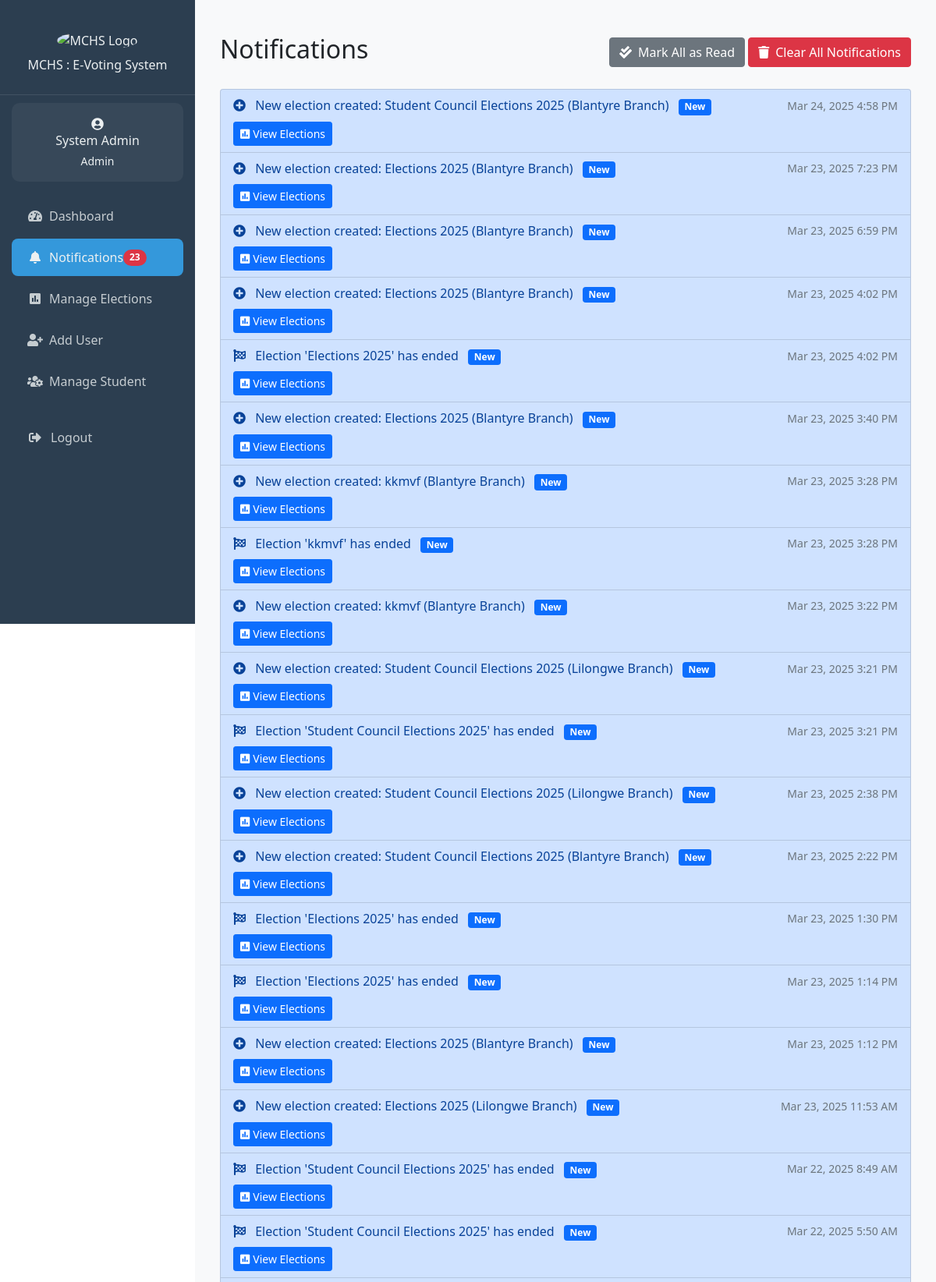
/admin/notifications.php (signed in, upper part), run on the app's committed database.
### tables this page shows
CREATE TABLE IF NOT EXISTS `users` (
  `id` int NOT NULL AUTO_INCREMENT,
  `name` varchar(100) NOT NULL,
  `email` varchar(100) NOT NULL,
  `student_number` varchar(20) DEFAULT NULL,
  `branch` varchar(50) DEFAULT NULL,
  `year_of_study` varchar(20) DEFAULT NULL,
  `password_hash` varchar(255) NOT NULL,
  `role` enum('student','admin','candidate') NOT NULL DEFAULT 'student',
  `created_at` timestamp NULL DEFAULT CURRENT_TIMESTAMP,
  `updated_at` timestamp NULL DEFAULT CURRENT_TIMESTAMP ON UPDATE CURRENT_TIMESTAMP,
  PRIMARY KEY (`id`),
  UNIQUE KEY `email` (`email`),
  UNIQUE KEY `student_number` (`student_number`)
);

CREATE TABLE IF NOT EXISTS `notifications` (
  `id` int NOT NULL AUTO_INCREMENT,
  `type` enum('new_candidate','election_request','new_vote','election_ended','new_election','election_started') NOT NULL,
  `message` text NOT NULL,
  `reference_id` int DEFAULT NULL,
  `reference_type` varchar(50) DEFAULT NULL,
  `is_read` tinyint(1) DEFAULT '0',
  `created_at` timestamp NULL DEFAULT CURRENT_TIMESTAMP,
  `user_id` int DEFAULT NULL,
  PRIMARY KEY (`id`),
  KEY `type` (`type`),
  KEY `is_read` (`is_read`)
);

### includes/notifications.php (called while the page is built, shortened)
<?php
if (!function_exists('get_unread_notifications_count')) {
    function get_unread_notifications_count($conn, $user_id = null) {
        try {
            $sql = "SELECT COUNT(*) FROM notifications WHERE is_read = FALSE";
            $params = [];
            $stmt = $conn->prepare($sql);
            $stmt->execute($params);
            return (int) $stmt->fetchColumn();
        } catch (PDOException $e) {
            error_log("Error getting unread notifications count: " . $e->getMessage());
            return 0;
        }
    }
}

### admin/notifications.php (the view, shortened to what this page needs)
<?php
require_once '../includes/header.php';
require_once '../includes/notifications.php';
$stmt = $conn->prepare("
    SELECT * FROM notifications
    ORDER BY created_at DESC
    LIMIT 50
");
$stmt->execute();
$notifications = $stmt->fetchAll();
?>
<div class="container py-4">
    <div class="d-flex justify-content-between align-items-center mb-4">
        <h2>Notifications</h2>
        <div>
            <?php if (count($notifications) > 0): ?>
                <form method="POST" class="d-inline">
                    <button type="submit" class="btn btn-secondary">
                        <i class="fas fa-check-double me-2"></i>Mark All as Read
                    </button>
                </form>
            <?php endif; ?>
            <form method="POST" class="d-inline">
                <button type="submit" class="btn btn-danger">
                    <i class="fas fa-trash me-2"></i>Clear All Notifications
                </button>
            </form>
        </div>
    </div>
    <?php if (empty($notifications)): ?>
        <div class="alert alert-info">
            <i class="fas fa-info-circle me-2"></i>No notifications to display.
        </div>
    <?php else: ?>
        <div class="list-group">
            <?php foreach ($notifications as $notification): ?>
                <div class="list-group-item <?php echo !$notification['is_read'] ? 'list-group-item-primary' : ''; ?>">
                    <div class="d-flex w-100 justify-content-between align-items-center">
                        <div>
                            <?php
                            $icon = 'bell';
                            switch($notification['type']) {
                                case 'election_ended':
                                    $icon = 'flag-checkered';
                                    break;
                                case 'new_election':
                                    $icon = 'plus-circle';
                                    break;
                            }
                            ?>
                            <i class="fas fa-<?php echo $icon; ?> me-2"></i>
                            <?php echo htmlspecialchars($notification['message']); ?>
                            <?php if (!$notification['is_read']): ?>
                                <span class="badge bg-primary ms-2">New</span>
                            <?php endif; ?>
                        </div>
                        <small class="text-muted">
                            <?php echo date('M j, Y g:i A', strtotime($notification['created_at'])); ?>
                        </small>
                    </div>
                    <?php if ($notification['reference_id']): ?>
                        <div class="mt-2">
                            <?php
                            switch($notification['type']) {
                                case 'new_election':
                                case 'election_ended':
                                    echo '<a href="manage_elections.php" class="btn btn-sm btn-primary">
                                        <i class="fas fa-poll me-1"></i>View Elections
                                    </a>';
                                    break;
                            }
                            ?>
                        </div>
                    <?php endif; ?>
                </div>
            <?php endforeach; ?>
        </div>
    <?php endif; ?>
</div>
<?php require_once '../includes/footer.php'; ?>

### includes/sidebar-content.php (shortened to what this page needs)
<div class="sidebar-header">
  <img src="https://mchs.mw/img/mchs_logo.png" alt="MCHS Logo" class="img-fluid" style="width: 50%;">
  <h6 class="mt-0">MCHS : E-Voting System</h6>
</div>
<?php if (isset($user)): ?>
  <div class="user-info">
    <i class="fas fa-user-circle fa-1x mb-0"></i>
    <h6 class="mb-1"><?php echo htmlspecialchars($user['name']); ?></h6>
    <small><?php echo ucfirst($user['role']); ?></small>
  </div>
  <ul class="nav-menu">
    <?php if ($user['role'] === 'admin'): ?>
      <li class="nav-item">
        <a class="nav-link <?php echo $current_page === 'dashboard.php' ? 'active' : ''; ?>"
           href="/e_voting_system/admin/dashboard.php">
          <i class="fas fa-tachometer-alt me-2"></i>Dashboard
        </a>
      </li>
      <li class="nav-item">
        <a class="nav-link <?php echo $current_page === 'notifications.php' ? 'active' : ''; ?>"
           href="/e_voting_system/admin/notifications.php">
          <i class="fas fa-bell me-2"></i>Notifications
          <?php
          $unread_count = get_unread_notifications_count($conn);
          if ($unread_count > 0):
          ?>
            <span class="badge bg-danger rounded-pill">
              <?php echo $unread_count; ?>
            </span>
          <?php endif; ?>
        </a>
      </li>
      <li class="nav-item">
        <a class="nav-link <?php echo $current_page === 'manage_elections.php' ? 'active' : ''; ?>"
           href="/e_voting_system/admin/manage_elections.php">
          <i class="fas fa-poll me-2"></i>Manage Elections
        </a>
      </li>
      <li class="nav-item">
        <a class="nav-link <?php echo $current_page === 'add_student.php' ? 'active' : ''; ?>"
           href="/e_voting_system/admin/add_student.php">
          <i class="fas fa-user-plus me-2"></i>Add User
        </a>
      </li>
      <li class="nav-item">
        <a class="nav-link <?php echo $current_page === 'manage_students.php' ? 'active' : ''; ?>"
           href="/e_voting_system/admin/manage_students.php">
          <i class="fas fa-users-cog me-2"></i>Manage Student
        </a>
      </li>
    <?php endif; ?>
    <li class="nav-item mt-4">
      <a class="nav-link" href="/e_voting_system/logout.php">
        <i class="fas fa-sign-out-alt"></i>
        <span>Logout</span>
      </a>
    </li>
  </ul>
<?php endif; ?>

### includes/header.php (style rules this page uses)
:root { --primary-color: #2c3e50; --secondary-color: #3498db; --accent-color: #e74c3c; --text-light: #ecf0f1; --success-color: #2ecc71; }
.sidebar-header { padding: 20px; text-align: center; border-bottom: 1px solid rgba(255,255,255,0.1); }
.sidebar-header img { width: 80px; height: 80px; border-radius: 50%; margin-bottom: 10px; }
.user-info { padding: 15px; text-align: center; background: rgba(255,255,255,0.05); margin: 10px 15px; border-radius: 10px; }
.nav-menu { padding: 0; margin: 20px 0; }
.nav-item { list-style: none; margin: 5px 15px; }
.nav-link { color: var(--text-light) !important; padding: 12px 20px; border-radius: 8px; display: flex; align-items: center; transition: all 0.3s ease; text-decoration: none; opacity: 0.8; }
.nav-link:hover, .nav-link.active { background: var(--secondary-color); opacity: 1; }
.nav-link i { margin-right: 10px; width: 20px; text-align: center; }

### data on the page
users: name "System Admin", role "Admin"
notifications: message "New election created: Student Council Elections 2025 (Blantyre Branch)", is_read "New", created_at "Mar 24, 2025 4:58 PM", type "new_election" (drawn), reference_id "View Elections"
notifications: message "New election created: Elections 2025 (Blantyre Branch)", is_read "New", created_at "Mar 23, 2025 7:23 PM", type "new_election" (drawn), reference_id "View Elections"
notifications: message "New election created: Elections 2025 (Blantyre Branch)", is_read "New", created_at "Mar 23, 2025 6:59 PM", type "new_election" (drawn), reference_id "View Elections"
notifications: message "New election created: Elections 2025 (Blantyre Branch)", is_read "New", created_at "Mar 23, 2025 4:02 PM", type "new_election" (drawn), reference_id "View Elections"
notifications: message "Election 'Elections 2025' has ended", is_read "New", created_at "Mar 23, 2025 4:02 PM", type "election_ended" (drawn), reference_id "View Elections"
notifications: message "New election created: Elections 2025 (Blantyre Branch)", is_read "New", created_at "Mar 23, 2025 3:40 PM", type "new_election" (drawn), reference_id "View Elections"
notifications: message "New election created: kkmvf (Blantyre Branch)", is_read "New", created_at "Mar 23, 2025 3:28 PM", type "new_election" (drawn), reference_id "View Elections"
notifications: message "Election 'kkmvf' has ended", is_read "New", created_at "Mar 23, 2025 3:28 PM", type "election_ended" (drawn), reference_id "View Elections"
notifications: message "New election created: kkmvf (Blantyre Branch)", is_read "New", created_at "Mar 23, 2025 3:22 PM", type "new_election" (drawn), reference_id "View Elections"
notifications: message "New election created: Student Council Elections 2025 (Lilongwe Branch)", is_read "New", created_at "Mar 23, 2025 3:21 PM", type "new_election" (drawn), reference_id "View Elections"
notifications: message "Election 'Student Council Elections 2025' has ended", is_read "New", created_at "Mar 23, 2025 3:21 PM", type "election_ended" (drawn), reference_id "View Elections"
notifications: message "New election created: Student Council Elections 2025 (Lilongwe Branch)", is_read "New", created_at "Mar 23, 2025 2:38 PM", type "new_election" (drawn), reference_id "View Elections"
notifications: message "New election created: Student Council Elections 2025 (Blantyre Branch)", is_read "New", created_at "Mar 23, 2025 2:22 PM", type "new_election" (drawn), reference_id "View Elections"
notifications: message "Election 'Elections 2025' has ended", is_read "New", created_at "Mar 23, 2025 1:30 PM", type "election_ended" (drawn), reference_id "View Elections"
notifications: message "Election 'Elections 2025' has ended", is_read "New", created_at "Mar 23, 2025 1:14 PM", type "election_ended" (drawn), reference_id "View Elections"
notifications: message "New election created: Elections 2025 (Blantyre Branch)", is_read "New", created_at "Mar 23, 2025 1:12 PM", type "new_election" (drawn), reference_id "View Elections"
notifications: message "New election created: Elections 2025 (Lilongwe Branch)", is_read "New", created_at "Mar 23, 2025 11:53 AM", type "new_election" (drawn), reference_id "View Elections"
notifications: message "Election 'Student Council Elections 2025' has ended", is_read "New", created_at "Mar 22, 2025 8:49 AM", type "election_ended" (drawn), reference_id "View Elections"
notifications: message "Election 'Student Council Elections 2025' has ended", is_read "New", created_at "Mar 22, 2025 5:50 AM", type "election_ended" (drawn), reference_id "View Elections"

### other printed values
$unread_count "23"
